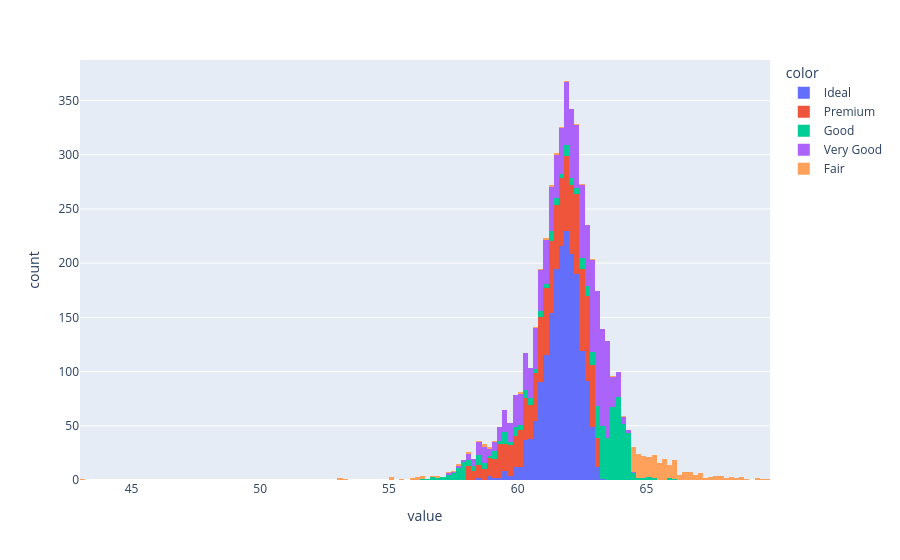

Notebook source saved alongside this figure:
### Markdown cell above
# Plotly

### Code cell
px.histogram(data.depth, color=data.cut)

### Figure 1 — Plotly figure (JSON) as saved in the notebook; plotly's stock layout.template omitted (floating-point values rounded to 4 significant figures; data arrays with more than 128 entries replaced by an {"elided": "..."} marker saying what was removed)
{"data": [{"bingroup": "x", "hovertemplate": "color=Ideal<br>value=%{x}<br>count=%{y}<extra></extra>", "legendgroup": "Ideal", "marker": {"color": "#636efa", "pattern": {"shape": ""}}, "name": "Ideal", "orientation": "v", "showlegend": true, "type": "histogram", "x": {"elided": "1845 float values"}, "xaxis": "x", "yaxis": "y"}, {"bingroup": "x", "hovertemplate": "color=Premium<br>value=%{x}<br>count=%{y}<extra></extra>", "legendgroup": "Premium", "marker": {"color": "#EF553B", "pattern": {"shape": ""}}, "name": "Premium", "orientation": "v", "showlegend": true, "type": "histogram", "x": {"elided": "1094 float values"}, "xaxis": "x", "yaxis": "y"}, {"bingroup": "x", "hovertemplate": "color=Good<br>value=%{x}<br>count=%{y}<extra></extra>", "legendgroup": "Good", "marker": {"color": "#00cc96", "pattern": {"shape": ""}}, "name": "Good", "orientation": "v", "showlegend": true, "type": "histogram", "x": {"elided": "587 float values"}, "xaxis": "x", "yaxis": "y"}, {"bingroup": "x", "hovertemplate": "color=Very Good<br>value=%{x}<br>count=%{y}<extra></extra>", "legendgroup": "Very Good", "marker": {"color": "#ab63fa", "pattern": {"shape": ""}}, "name": "Very Good", "orientation": "v", "showlegend": true, "type": "histogram", "x": {"elided": "1199 float values"}, "xaxis": "x", "yaxis": "y"}, {"bingroup": "x", "hovertemplate": "color=Fair<br>value=%{x}<br>count=%{y}<extra></extra>", "legendgroup": "Fair", "marker": {"color": "#FFA15A", "pattern": {"shape": ""}}, "name": "Fair", "orientation": "v", "showlegend": true, "type": "histogram", "x": {"elided": "275 float values"}, "xaxis": "x", "yaxis": "y"}], "layout": {"barmode": "relative", "legend": {"title": {"text": "color"}, "tracegroupgap": 0}, "margin": {"t": 60}, "xaxis": {"anchor": "y", "domain": [0, 1], "title": {"text": "value"}}, "yaxis": {"anchor": "x", "domain": [0, 1], "title": {"text": "count"}}}}
